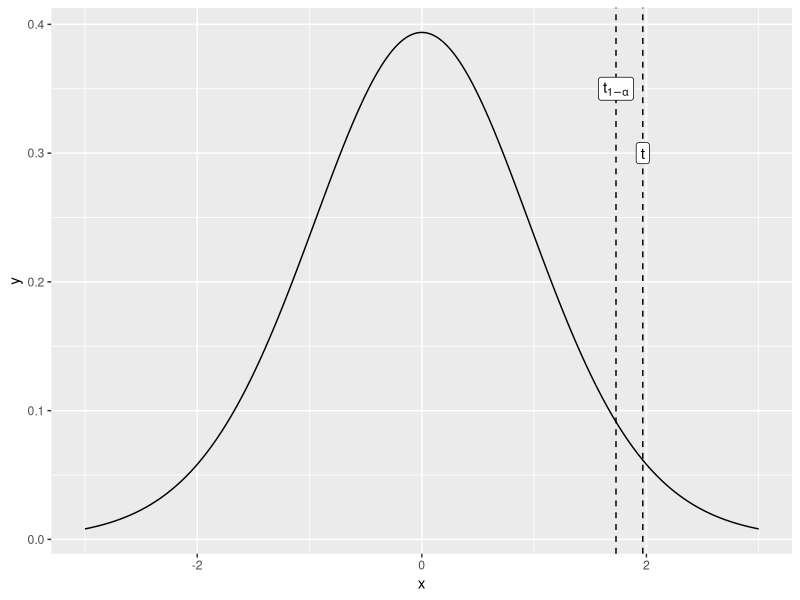
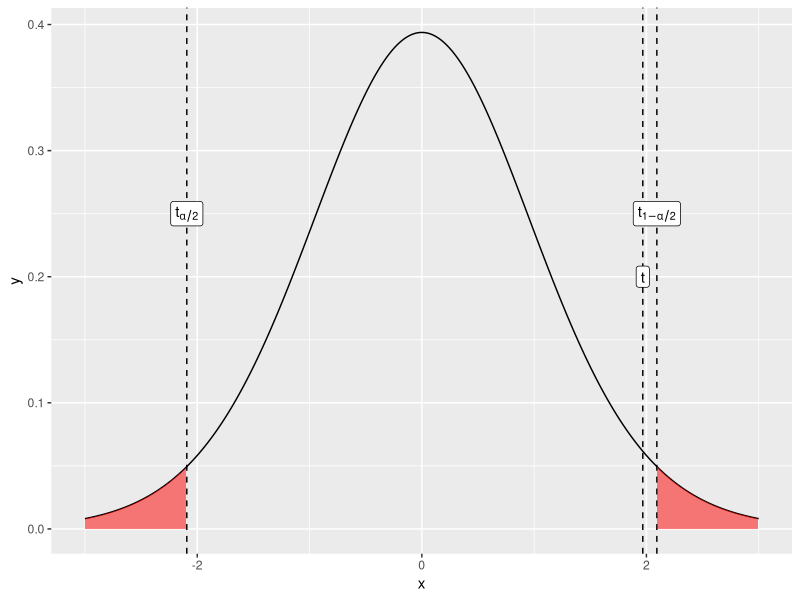
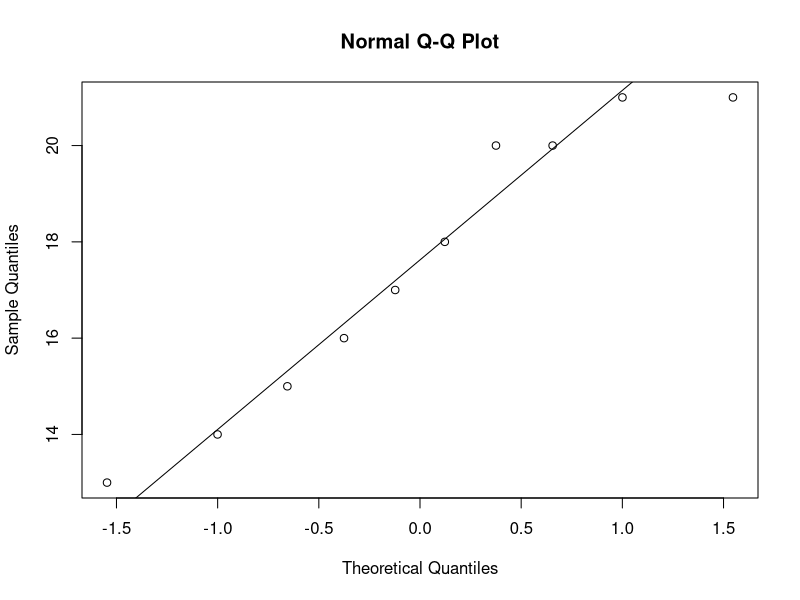
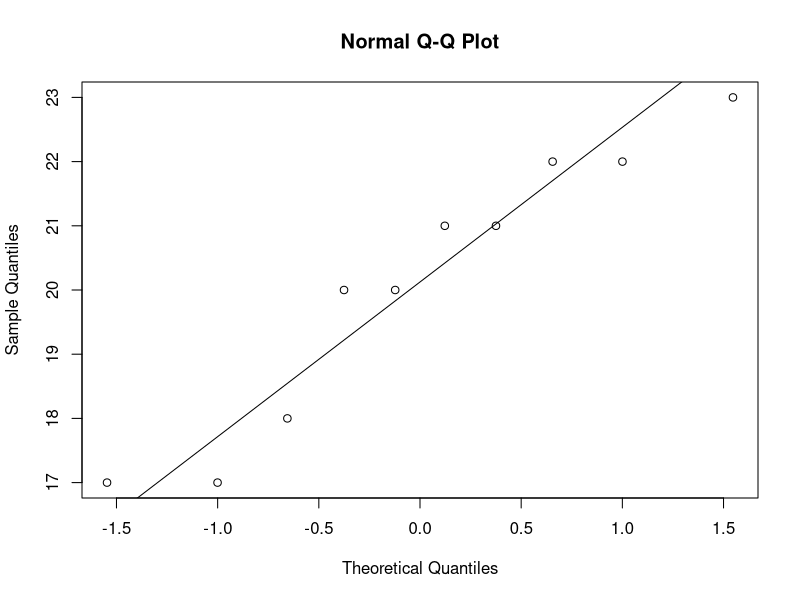
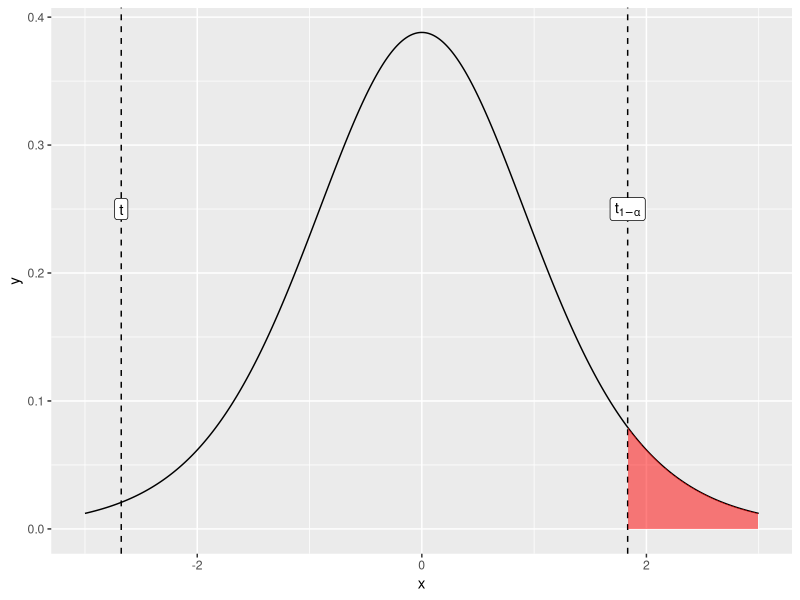
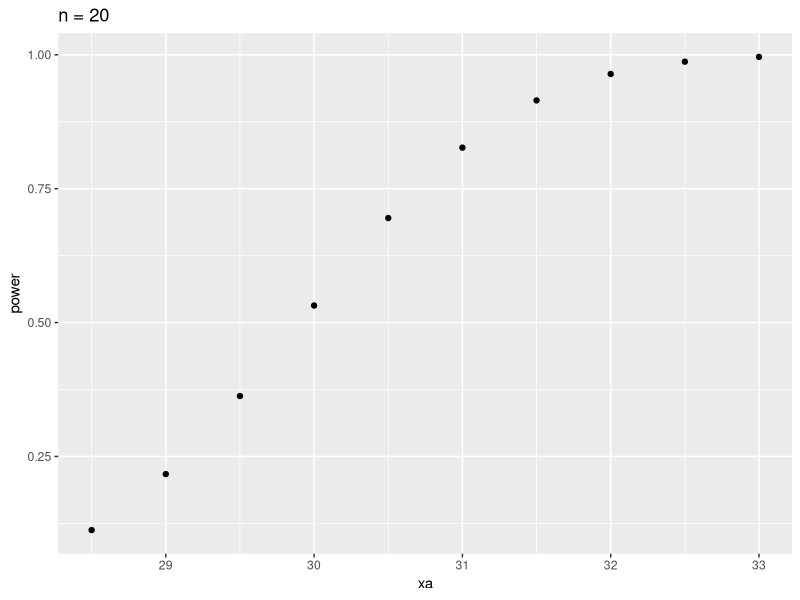
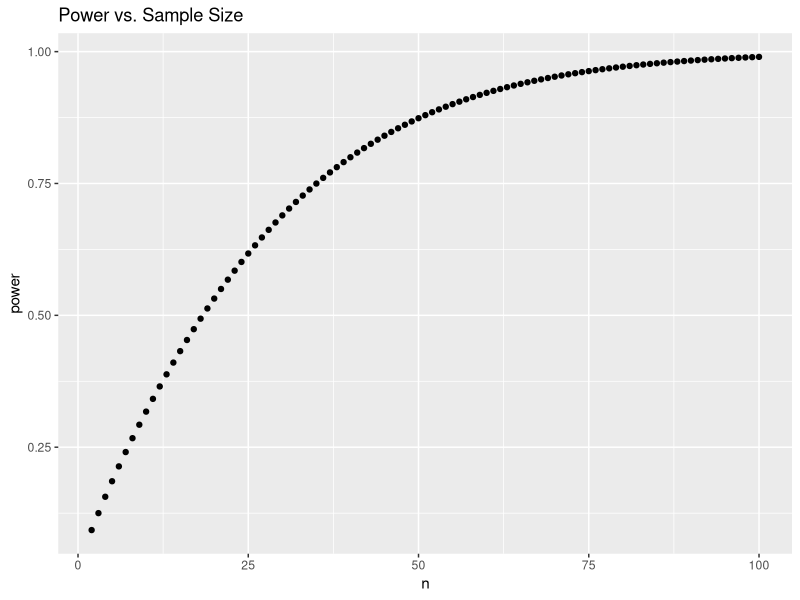

Here is the R script that generated these plots, in order:
## ---- chunk 1
knitr::opts_chunk$set(echo = TRUE)
## ---- chunk 2
library(ggplot2)
## ---- chunk 3
n = 20       # sample size
s = 5.0      # standard deviation
x_bar = 30.2 # sample average
## ---- chunk 4
mu_0 = 28
## ---- chunk 5
# we use lower.tail=TRUE since we are looking for the 95% quantile, starting from the lower tail
# qt is the quantile function for the Student t Distribution
t_1_minus_alpha = qt(0.95, df=n-1, lower.tail=TRUE)
t_1_minus_alpha
## ---- chunk 6
t = (x_bar - mu_0)/(s/sqrt(n))
t
## ---- chunk 7
# pt is the cumulative distribution of the t distribution
p_value = 1 - pt(t, df=n-1)
p_value
## ---- chunk 8
p_value = pt(t, df=n-1, lower.tail=FALSE)
p_value
## ---- chunk 9
# generate a sequence from -3 to 3 in steps of 0.01
x = seq(-3,3,0.01)

# create data frame to hold x and y values
dist = data.frame(x=x, 
                  y = dt(x,df=19)) # y is equal to the t-test distribution sampled at values of x

# plot the t-test distribution 
# and show the location of t and t_1_minus_alpha

ggplot(dist, aes(x,y)) + geom_line() + 
  # show line and text annotation for t
  geom_vline(xintercept = t, linetype="dashed") + 
  annotate("label", x=t, y=0.3, label="t") + 
  # show line and text annotation for t_1_minus_alpha
  geom_vline(xintercept = t_1_minus_alpha, linetype="dashed") + 
  annotate("label", x=t_1_minus_alpha, y=0.35, label="t[1-alpha]", parse=TRUE)

## ---- chunk 10
# tails are now alpha/2
t_1_minus_alpha_div_2 = qt(1 - (0.05/2), df=n-1, lower.tail=TRUE)
## ---- chunk 11
t_1_minus_alpha_div_2
## ---- chunk 12
# generate a sequence from -3 to 3 in steps of 0.01
x = seq(-3,3,0.01)
left_tail_x = seq(-3,-t_1_minus_alpha_div_2,0.01)
right_tail_x = seq(t_1_minus_alpha_div_2, 3, 0.01)

# create data frame to hold x and y values
dist = data.frame(x=x, 
                  y = dt(x, df=n-1)) # y is equal to the t-test distribution sampled at values of x

# plot the t-test distribution 
# and show the location of t and t_1_minus_alpha_div_2

ggplot(dist, aes(x,y)) + geom_line() + 
  # show line and text annotation for t
  geom_vline(xintercept = t, linetype="dashed") + 
  annotate("label", x=t, y=0.2, label="t") + 
  # show line and text annotation for t_1_minus_alpha_div_2
  geom_vline(xintercept = t_1_minus_alpha_div_2, linetype="dashed") + 
  annotate("label", x=t_1_minus_alpha_div_2, y=0.25, label="t[1-alpha/2]", parse=TRUE) + 
  geom_vline(xintercept = -t_1_minus_alpha_div_2, linetype="dashed") + 
  annotate("label", x = -t_1_minus_alpha_div_2, y=0.25, label="t[alpha/2]", parse=TRUE) + 
  geom_polygon(data = data.frame(x = c(left_tail_x, rev(left_tail_x)), 
                                 y = c(dt(left_tail_x, df=n-1), 
                                       rep(0, length(left_tail_x)))), 
               fill="red", alpha=0.5) + 
  geom_polygon(data = data.frame(x = c(right_tail_x, rev(right_tail_x)), 
                                 y = c(dt(right_tail_x, df=n-1), 
                                       rep(0, length(right_tail_x)))), 
               fill="red", alpha=0.5)

# critical region will be different and may also have to reject it.
## ---- chunk 13
non_smoke = c(18,22,21,17,20,17,23,20,22,21)
smoke = c(16,20,14,21,20,18,13,15,17,21)
## ---- chunk 14
x_bar1 = mean(non_smoke)
x_bar2 = mean(smoke)
print(x_bar1)
print(x_bar2)
## ---- chunk 15
s1 = sd(non_smoke)
s2 = sd(smoke)
print(s1)
print(s2)
## ---- chunk 16
qqnorm(smoke)
qqline(smoke)
## ---- chunk 17
qqnorm(non_smoke)
qqline(non_smoke)
## ---- chunk 18
res = t.test(smoke, alternative = "less", mu=20, conf.level = 0.95)
res
## ---- chunk 19
res$statistic
## ---- chunk 20
t.test(smoke, alternative = "greater", mu=20, conf.level = 0.95)
## ---- chunk 21
x = seq(-3,3,0.01)
n = 10
dist = data.frame(x=x, 
                  y = dt(x, df=n-1)) # y is equal to the t-test distribution sampled at values of x

t_1_minus_alpha = qt(1 - (0.05), df=n-1, lower.tail=TRUE)

right_tail_x = seq(t_1_minus_alpha, 3, 0.01)

ggplot(dist, aes(x,y)) + 
  geom_line() + 
  geom_vline(xintercept = res$statistic, linetype="dashed") + 
  annotate("label", x = res$statistic, y=0.25, label="t") + 
  geom_vline(xintercept = t_1_minus_alpha, linetype="dashed") + 
  annotate("label", x = t_1_minus_alpha, y=0.25, label="t[1-alpha]", parse=TRUE) + 
  geom_polygon(data = data.frame(x = c(right_tail_x, rev(right_tail_x)), 
                                 y = c(dt(right_tail_x, df=n-1), 
                                       rep(0, length(right_tail_x)))), 
               fill="red", alpha=0.5)

## ---- chunk 22
res = t.test(smoke, alternative = "two.sided", mu=20, conf.level = 0.95)
res
## ---- chunk 23
t.test(smoke, non_smoke, alternative = "two.sided", conf.level = 0.95, var.equal = TRUE)
## ---- chunk 24
t.test(smoke, non_smoke, alternative = "two.sided", conf.level = 0.95, var.equal = FALSE)
## ---- chunk 25
mean(smoke)
mean(non_smoke)
## ---- chunk 26
t.test(non_smoke, smoke, alternative = "greater", var.equal = FALSE, conf.level = 0.95)
t.test(non_smoke, smoke, alternative = "greater", var.equal = TRUE, conf.level = 0.95)
## ---- chunk 27
# test values both before and after smoking:
pre_test = c(77, 56, 64, 60, 57, 53, 72, 62, 65, 66)
post_test = c(88, 74, 83, 68, 58, 50, 67, 64 ,74 ,60)

t.test(pre_test, post_test, alternative = "less", var.equal = FALSE, paired = TRUE, conf.level = 0.95)
t.test(pre_test, post_test, alternative = "less", var.equal = TRUE, conf.level = 0.95)
## ---- chunk 28
x0 = 28
xa = seq(28.5, 33, by = 0.5)
n = 20

sigma = 5
alpha = 0.05

# calculate difference between the means
diff = xa - x0

delta = abs(x0-xa)/sigma*sqrt(n)

res = power.t.test(delta = diff, sd = sigma, sig.level = alpha, n = n, 
                   type = "one.sample", alt = "one.sided")

beta1 = 1 - res$power

# create a data frame showing for different values of xa the power of the t test
df = data.frame(xa, power = res$power)

ggplot(df, aes(x=xa, y=power)) + 
  geom_point() + 
  ggtitle("n = 20")

## ---- chunk 29
xa = 30
diff = xa - x0
n = c(2:100)
res = power.t.test(delta = diff, sd = sigma, sig.level = alpha, n = n, 
                   type = "one.sample", alt = "one.sided")

beta1 = 1 - res$power

# create a data frame showing for different values of xa the power of the t test
df = data.frame(n, power = res$power)

ggplot(df, aes(x=n, y=power)) + 
  geom_point() + 
  ggtitle("Power vs. Sample Size")

## ---- chunk 30
xa = 30
diff = xa - x0
power = 0.9
n = 20
res = power.t.test(delta = diff, sd = sigma, sig.level = alpha, power=power, 
                   type = "one.sample", alt = "one.sided")
res
